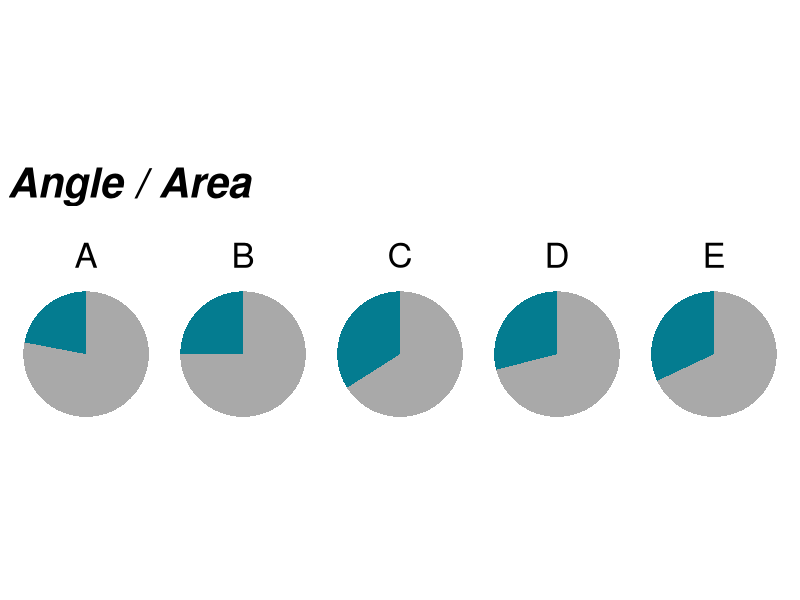

Write the R code that produced this figure.
## ---- chunk 1
#| eval: true
#| echo: false
#| message: false
#| warning: false
#.........................load packages.........................
library(tidyverse)
library(patchwork)

#........................create dummy data.......................
unemployment_dummy_data <- tribble(
  ~country, ~percentage, ~x, ~y,
  "A", 22, 0.23, 0.177,
  "B", 25, 0.45, 0.174,
  "C", 34, 0.35, 0.18,
  "D", 29, 0.52, 0.183,
  "E", 32, 0.14, 0.182
) |>
  mutate(country = as.factor(country))

# pie chart ----
a <- tibble(country = c("A", "other"), percentage = c(22, 78)) |>
  ggplot(aes(x = "", y = percentage, fill = country)) +
  geom_bar(stat="identity", width = 1) +
  coord_polar("y", start = 0) +
  scale_fill_manual(values = c("#047C90", "darkgray")) +
  labs(title = "A") +
  theme_void() +
  theme(legend.position = "none", plot.title = element_text(hjust = 0.5, size = 25))
b <- tibble(country = c("B", "other"), percentage = c(25, 75)) |>
  ggplot(aes(x = "", y = percentage, fill = country)) +
  geom_bar(stat="identity", width = 1) +
  coord_polar("y", start = 0) +
  scale_fill_manual(values = c("#047C90", "darkgray")) +
  labs(title = "B") +
  theme_void() +
  theme(legend.position = "none", plot.title = element_text(hjust = 0.5, size = 25))
c <- tibble(country = c("C", "other"), percentage = c(34, 66)) |>
  ggplot(aes(x = "", y = percentage, fill = country)) +
  geom_bar(stat="identity", width = 1) +
  coord_polar("y", start = 0) +
  scale_fill_manual(values = c("#047C90", "darkgray")) +
  labs(title = "C") +
  theme_void() +
  theme(legend.position = "none", plot.title = element_text(hjust = 0.5, size = 25))
d <- tibble(country = c("D", "other"), percentage = c(29, 71)) |>
  ggplot(aes(x = "", y = percentage, fill = country)) +
  geom_bar(stat="identity", width = 1) +
  coord_polar("y", start = 0) +
  scale_fill_manual(values = c("#047C90", "darkgray")) +
  labs(title = "D") +
  theme_void() +
  theme(legend.position = "none", plot.title = element_text(hjust = 0.5, size = 25))
e <- tibble(country = c("E", "other"), percentage = c(32, 68)) |>
  ggplot(aes(x = "", y = percentage, fill = country)) +
  geom_bar(stat="identity", width = 1) +
  coord_polar("y", start = 0) +
  scale_fill_manual(values = c("#047C90", "darkgray")) +
  labs(title = "E") +
  theme_void() +
  theme(legend.position = "none", plot.title = element_text(hjust = 0.5, size = 25))

#...................patchwork to arrange plots...................
angle <- (a + b + c + d + e) +
  plot_layout(ncol = 5) +
  plot_annotation(
    title = "Angle / Area",
    theme = theme(plot.title = element_text(size = 30, face = "bold.italic", margin=margin(0,0,20,0)))
  )

angle
